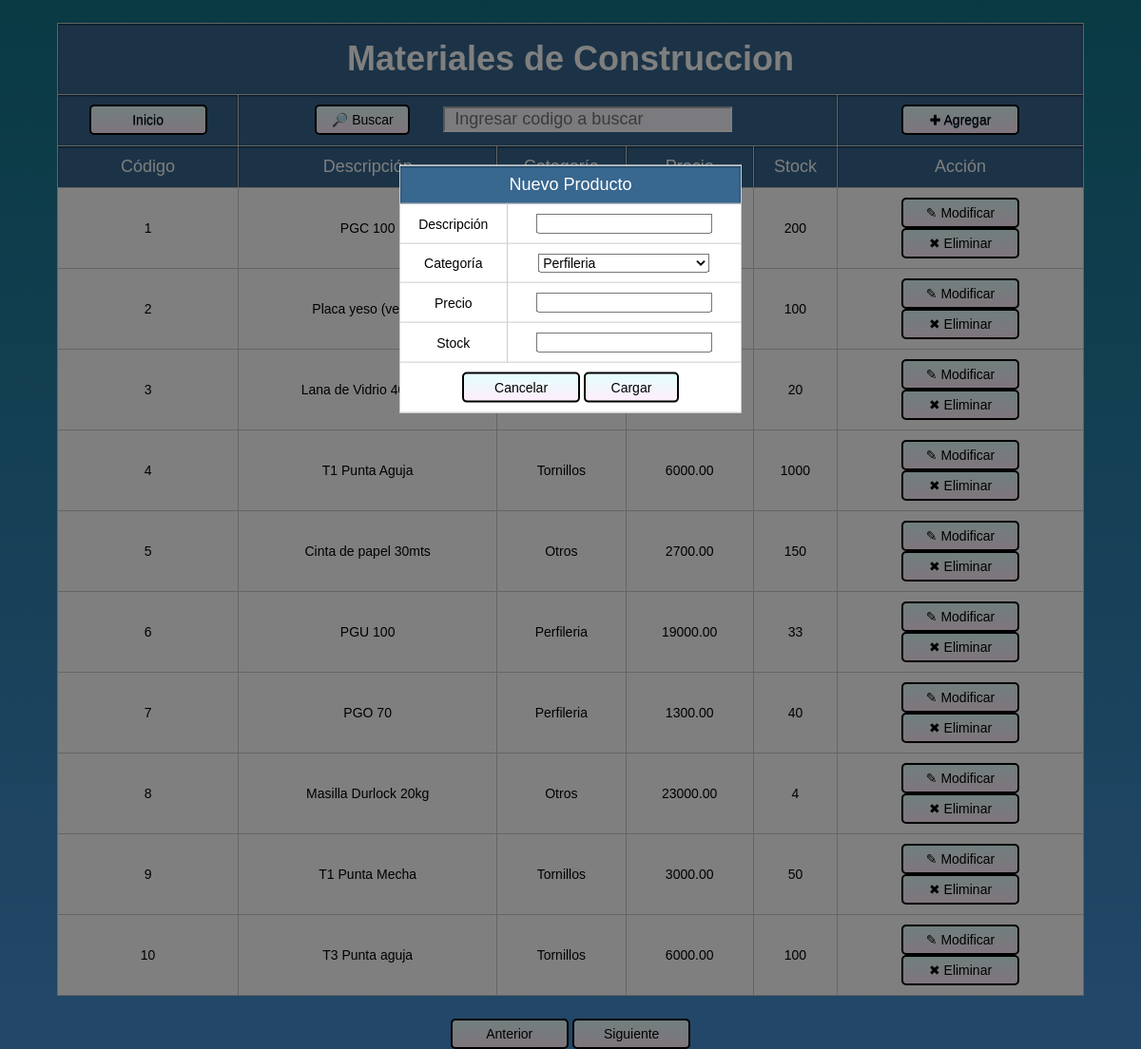
The app's page /proyecto/agregar.php?pag=1 with its own data.
### tables this page shows
CREATE TABLE `productos` (
  `cod` int(50) NOT NULL,
  `des` varchar(50) NOT NULL,
  `cat` int(50) NOT NULL,
  `pre` double(10,2) NOT NULL,
  `stock` int(11) NOT NULL
);

CREATE TABLE `categoria` (
  `catcod` int(50) NOT NULL,
  `catdes` varchar(50) NOT NULL
);

### proyecto/index.php (the view, shortened to what this page needs)
<?php
include_once("conexion.php");
?>
<html>
<head>
	<link rel="stylesheet" href="style.css">
</head>
<body>
    <?php
    $filasmax = 10;
    if (isset($_GET['pag']))
	{
        $pagina = $_GET['pag'];
    } else
	{
        $pagina = 1;
    }
 if(isset($_POST['btnbuscar']))
{
$buscar = $_POST['txtbuscar'];
 $qrproductos = mysqli_query($conn, "SELECT cod,des,cate.catdes,pre,stock FROM productos pro,categoria cate
 where pro.cat=cate.catcod and cod = '".$buscar."'");
}
else
{
 $qrproductos = mysqli_query($conn, "SELECT cod,des,cate.catdes,pre,stock FROM productos pro,categoria cate
 where pro.cat=cate.catcod ORDER BY pro.cod ASC LIMIT " . (($pagina - 1) * $filasmax)  . "," . $filasmax);
}
    $resultadoMaximo = mysqli_query($conn, "SELECT count(*) as num_productos FROM productos");
    $maxproductos = mysqli_fetch_assoc($resultadoMaximo)['num_productos'];
    ?>
    <table><tr>
	<th colspan="6"><h1>Materiales de Construccion</h1></th></tr>
	<tr>
	<th><a href="index.php">Inicio</a></th>
	<form method="POST">
	<th colspan="4">
	<input type="submit" value="&#128270; Buscar" name="btnbuscar">
	<input type="text" name="txtbuscar" id="cajabuscar" placeholder="Ingresar codigo a buscar" autocomplete="off"></th>
	</form>
	<th>
	<?php echo "<a href=\"agregar.php?pag=$pagina\">&#10010; Agregar</a>";?>
	</th>
	</tr>
	<tr>
	    <th>Código</th>
        <th>Descripción</th>
        <th>Categoría</th>
        <th >Precio</th>
        <th >Stock</th>
	    <th>Acción</th>
	</tr>
         <?php
        while ($mostrar = mysqli_fetch_assoc($qrproductos))
		{
           echo "<tr>";
            echo "<td>".$mostrar['cod']."</td>";
            echo "<td>".$mostrar['des']."</td>";
            echo "<td>".$mostrar['catdes']."</td>";
			echo "<td>".$mostrar['pre']."</td>";
			echo "<td>".$mostrar['stock']."</td>";
            echo "<td style='width:24%'>
			<a href=\"editar.php?cod=$mostrar[cod]&pag=$pagina\">&#9998; Modificar</a>
			<a href=\"eliminar.php?cod=$mostrar[cod]&pag=$pagina\"
			onClick=\"return confirm('¿Estás seguro de eliminar a $mostrar[des]?')\">&#10006; Eliminar</a>
			</td>";
        }
        ?>
    </table>
    <div style="text-align:center">
        <?php
        if (isset($_GET['pag']))
		{
	if ($_GET['pag'] > 1) {
        ?>
	<a href="index.php?pag=<?php echo $_GET['pag'] - 1; ?>">Anterior</a>
            <?php
	}
	else
	{
            ?>
	<a href="#" style="pointer-events: none">Anterior</a>
            <?php
	}
            ?>
            <?php
        }
		else
	{
        ?>
        <a href="#" style="pointer-events: none">Anterior</a>
            <?php
        }
        if (isset($_GET['pag'])) {
            if ((($pagina) * $filasmax) < $maxproductos) {
                ?>
            <a href="index.php?pag=<?php echo $_GET['pag'] + 1; ?>">Siguiente</a>
        <?php
            } else {
        ?>
            <a href="#" style="pointer-events: none">Siguiente</a>
        <?php
            }
        ?>
        <?php
        } else {
        ?>
            <a href="index.php?pag=2">Siguiente</a>
        <?php
        }
        ?>
    </div>
</body>
</html>

### proyecto/style.css (style rules this page uses)
body { background: linear-gradient(180deg,#137488, #4790d4); font-family: sans-serif; margin:0; padding:0; display: flex; flex-direction: column; }
table { text-align:center; width: 90%; border-collapse: collapse; border: 2px solid cccccc; margin: 2% auto; background: white; }
th { padding:1%; background:#38678f; height: 40px; font-weight: lighter; text-shadow: 0 1px 0 #38678f; color: white; border: 1px solid #cccccc; box-shadow: inset 0px 1px 2px #092236; transition: all 0.2s; font-size: 18px; }
tr { border: 1px solid #cccccc; }
td { border: 1px solid #cccccc; padding: 10px; transition: all 0.2s; font-size: 14px; }
a,input[type="submit"],button { font-size: 14px; text-align:center; width: 100px; display: inline-block; background: linear-gradient(180deg,#E3FFFD, #FFEDFB); padding: 6px 10px; border-radius:5px; text-decoration: none; color:black; border:2px solid black; cursor:pointer; }
h1 { font-family: sans-serif; margin:5px; }
#cajabuscar { width:50%; font-size:18px; background-color:ghostwhite; border-color:white; padding-left:10px; margin: 0px 30px; }

### records on screen
productos: cod "1", des "PGC 100", stock "200"
productos: cod "2", des "Placa yeso (verde)", stock "100"
productos: cod "3", des "Lana de Vidrio 40mts2", stock "20"
productos: cod "4", des "T1 Punta Aguja", cat.catdes "Tornillos", pre "6000.00", stock "1000"
productos: cod "5", des "Cinta de papel 30mts", cat.catdes "Otros", pre "2700.00", stock "150"
productos: cod "6", des "PGU 100", cat.catdes "Perfileria", pre "19000.00", stock "33"
productos: cod "7", des "PGO 70", cat.catdes "Perfileria", pre "1300.00", stock "40"
productos: cod "8", des "Masilla Durlock 20kg", cat.catdes "Otros", pre "23000.00", stock "4"
productos: cod "9", des "T1 Punta Mecha", cat.catdes "Tornillos", pre "3000.00", stock "50"
productos: cod "10", des "T3 Punta aguja", cat.catdes "Tornillos", pre "6000.00", stock "100"

### other values on screen
form field txtcat "Perfileria"
